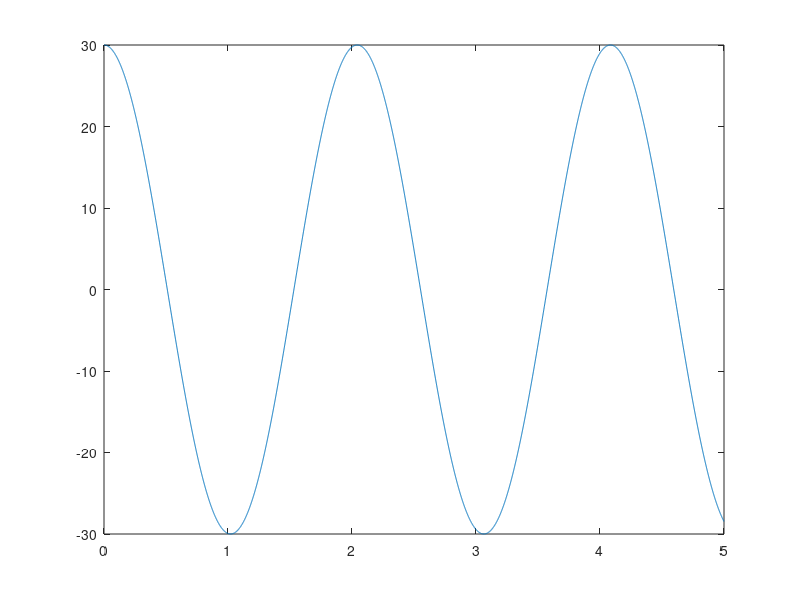

Reproduce this figure in MATLAB.
%% 初值及测试
A = [1 0 0; 0 1 0; 0 0 0];
B = [0; -9.8; 0];%-9.8 * sin(pi / 6)];
q0 = [0.5; -sqrt(3) / 2; pi / 6]; dq0 = [0; 0; 0]; %初始状态
phi = [q0(1) - sin(pi / 6); q0(2) + cos(pi / 6)]; %约束
phiq = [1 0 -cos(pi / 6); 0 1 -sin(pi / 6)]; %雅可比
h = 0.001; T = 5; t = 0:h:T; %步长及时间

column = zeros(3, (length(t) - 2));
q = q0;
dq = dq0;
ddq = zeros(3, length(t));
E = eye(3);
P = zeros(2, 1);
P(1) = -dq(3) ^ 2 * cos(q(3)); P(2) = dq(3) ^ 2 * sin(q(3)); %加速度约束
P(1) = -dq(3) ^ 2 * sin(q(3)); P(2) = dq(3) ^ 2 * cos(q(3)); %加速度约束
phiT = phiq * dq; %对时间全微分
LEFT = [A phiq'; phiq zeros(2)]; %左端系数
RIGHT = [B; P]; %右端
X = (LEFT ^ -1) * RIGHT; %上三行加速度；下两行lamda
ddq(:, 1) = X(1:3);
l=X(4:5);
dq(:, 2) = dq(:, 1) + h* ddq(:, 1);
q(:, 2) = q(:, 1) + h * dq(:, 1);
%% 组装
q = [q column]; dq = [dq column]; l=[l column(1:2,:) zeros(2,1)];
%% Bathe

for i = 1:(length(t) - 1)

    qt=q(:,i)+dq(:,i)*h/2+ddq(:,i)*h^2/16;
    lt=l(:,i);
    detw=ones(1,5);
    j=1;
    %步长中段
    while max(abs(detw))>1e-4
        dqt=4*(qt-q(:,i))/h-dq(:,i);
        ddqt=16*(qt-q(:,i)-h*dq(:,i)/2)/h^2-ddq(:,i);
        phi = [qt(1) - sin(qt(3)); qt(2) + cos(qt(3))];
        phiq = [1 0 -cos(qt(3)); 0 1 -sin(qt(3))];
        phiqlq = [0,0,0;0,0,0;0,0,sin(qt(3))-cos(qt(3))];
%         St = [h^2/4*(A*(16/h^2))+phiqlq phiq'; phiq zeros(2)];  
%         rq=0.25*h^2*(A*ddqt-B)+phiq'*lt;
%         rl=4*phi/h^2;
        St = [(A*(16/h^2))+phiqlq phiq'; phiq zeros(2)];  
        rq=(A*ddqt-B)+phiq'*lt;
        rl=phi;
        RIGHT = [rq; rl];
        detw = -St\RIGHT;

        qt=qt+detw(1:3);
        lt=lt+detw(4:5);

        j=j+1;
        if j>1000
            break;
        end
    end
    dqt=4*(qt-q(:,i))/h-dq(:,i);
    ddqt=16*(qt-q(:,i)-h*dq(:,i)/2)/h^2-ddq(:,i);
    %
    q(:,i+1)=qt+h*dqt/2+h^2*ddqt/16;
    l(:,i+1)=lt;
    j=1;detw=ones(1,5);
    while max(abs(detw))>1e-4
        dq(:,i+1)=q(:,i)/h-4*qt/h+3*q(:,i+1)/h;
        ddq(:,i+1)=dq(:,i)/h-4*dqt/h+3*dq(:,i+1)/h;
        phi = [q(1,i+1) - sin(q(3,i+1)); q(2,i+1) + cos(q(3,i+1))];
        phiq = [1 0 -cos(q(3,i+1)); 0 1 -sin(q(3,i+1))];
        phiqlq = [0,0,0;0,0,0;0,0,sin(q(3,i+1))-cos(q(3,i+1))];
%         St = [h^2/4*(A*(9/h^2))+phiqlq phiq'; phiq zeros(2)];  
%         rq=0.25*h^2*(A*ddq(:,i+1)-B)+phiq'*l(:.i+1);
%         rl=4*phi/h^2;
        St = [(A*(9/h^2))+phiqlq phiq'; phiq zeros(2)];  
        rq=(A*ddq(:,i+1)-B)+phiq'*l(:,i+1);
        rl=phi;
        RIGHT = [rq; rl];
        detw = -St\RIGHT;

        q(:,i+1)=q(:,i+1)+detw(1:3);
        l(:,i+1)=l(:,i+1)+detw(4:5);

        j=j+1;
        if j>1000
            break;
        end
    end
    dq(:,i+1)=q(:,i)/h-4*qt/h+3*q(:,i+1)/h;
    ddq(:,i+1)=dq(:,i)/h-4*dqt/h+3*dq(:,i+1)/h;


end
%% figure
plot(t,q(3, :)*180/pi);